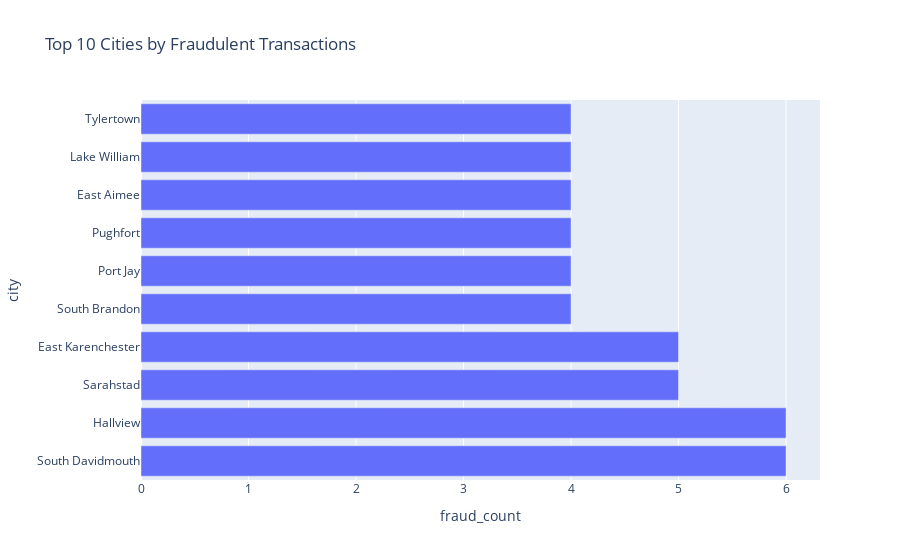

The notebook cell saved with this chart:
### Markdown cell above
### Fraud by City

### Code cell
fraud_city = fraud.groupby('city')['transaction_id'].count().reset_index().sort_values('transaction_id', ascending=False).head(10)
fraud_city.columns = ['city', 'fraud_count']

fig = px.bar(fraud_city, x='fraud_count', y='city', orientation='h',
             title='Top 10 Cities by Fraudulent Transactions')
fig.show()

### Figure 1 — Plotly figure (JSON) as saved in the notebook; plotly's stock layout.template omitted (floating-point values rounded to 4 significant figures)
{"data": [{"alignmentgroup": "True", "hovertemplate": "fraud_count=%{x}<br>city=%{y}<extra></extra>", "legendgroup": "", "marker": {"color": "#636efa", "pattern": {"shape": ""}}, "name": "", "offsetgroup": "", "orientation": "h", "showlegend": false, "textposition": "auto", "type": "bar", "x": [6, 6, 5, 5, 4, 4, 4, 4, 4, 4], "xaxis": "x", "y": ["South Davidmouth", "Hallview", "Sarahstad", "East Karenchester", "South Brandon", "Port Jay", "Pughfort", "East Aimee", "Lake William", "Tylertown"], "yaxis": "y"}], "layout": {"barmode": "relative", "legend": {"tracegroupgap": 0}, "title": {"text": "Top 10 Cities by Fraudulent Transactions"}, "xaxis": {"anchor": "y", "domain": [0, 1], "title": {"text": "fraud_count"}}, "yaxis": {"anchor": "x", "domain": [0, 1], "title": {"text": "city"}}}}
